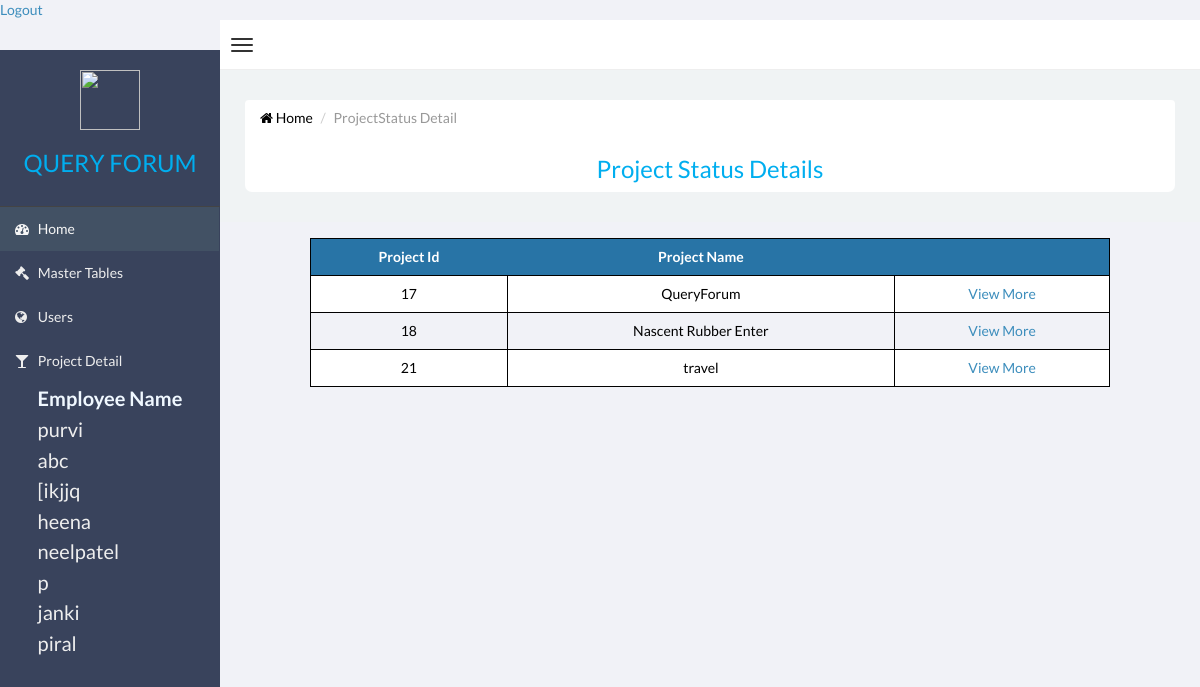
/web/project/projectstatusdetail.php, run on the app's committed database.
### tables this page shows
CREATE TABLE `employeemaster` (
  `EmployeeId` int(11) NOT NULL,
  `EmployeeName` varchar(20) NOT NULL,
  `Address` text NOT NULL,
  `ContactNo` int(11) NOT NULL,
  `CityId` int(11) NOT NULL,
  `UserName` varchar(20) NOT NULL
);

CREATE TABLE `projectmaster` (
  `ProjectId` int(11) NOT NULL,
  `ProjectTitle` varchar(30) NOT NULL,
  `LogoURL` varchar(100) NOT NULL,
  `ClientId` int(11) NOT NULL,
  `LanguageId` int(11) NOT NULL,
  `ProjectDetail` text NOT NULL,
  `StartDate` date NOT NULL,
  `EndDate` date NOT NULL,
  `RequestDate` date NOT NULL,
  `Status` varchar(20) NOT NULL
);

### web/project/projectstatusdetail.php (the view, shortened to what this page needs)
<!DOCTYPE html PUBLIC "-//W3C//DTD XHTML 1.0 Transitional//EN" "http://www.w3.org/TR/xhtml1/DTD/xhtml1-transitional.dtd">
<html xmlns="http://www.w3.org/1999/xhtml">
<head>
	<link rel="stylesheet" type="text/css" href="css/admin.css">
    <link href="css/bootstrap.min.css" rel="stylesheet" type="text/css" />
    <link href="css/font-awesome.min.css" rel="stylesheet" type="text/css" />
    <link href="css/ionicons.min.css" rel="stylesheet" type="text/css" />
    <link href="css/morris/morris.css" rel="stylesheet" type="text/css" />
    <link href="css/jvectormap/jquery-jvectormap-1.2.2.css" rel="stylesheet" type="text/css" />
    <link href="css/datepicker/datepicker3.css" rel="stylesheet" type="text/css" />
    <link href="css/daterangepicker/daterangepicker-bs3.css" rel="stylesheet" type="text/css" />
    <link href="css/iCheck/all.css" rel="stylesheet" type="text/css" />
    <link href="css/style.css" rel="stylesheet" type="text/css" />
</head>
 <body class="skin-black   ">
        <header class="header">
           <a href="../employee/login.php">Logout</a>
            <nav class="navbar navbar-static-top" role="navigation">
                <a href="#" class="navbar-btn sidebar-toggle" data-toggle="offcanvas" role="button">
                    <span class="icon-bar"></span>
                    <span class="icon-bar"></span>
                    <span class="icon-bar"></span>
                </a>
                    </nav>
                </header>
                <div class="wrapper row-offcanvas row-offcanvas-left">
                    <aside class="left-side sidebar-offcanvas">
                        <section class="sidebar">
							<div class="row logomargin">
							<center>
							<img src="image/logo.png" height="60px" width="60px" />
								<h3 class="logofont">QUERY FORUM</h3>
							</center>
							</div>
                            <ul class="sidebar-menu">
                                <li class="active">
                                    <a href="../index.php">
                                        <i class="fa fa-dashboard"></i> <span>Home</span>
                                    </a>
                                </li>
                                <li>
                                    <a href="../Master/mainmasterpage.php">
                                        <i class="fa fa-gavel"></i> <span>Master Tables</span>
                                    </a>
                                </li>
                                <li>
                                    <a href="../user/mainuserpage.php">
                                        <i class="fa fa-globe"></i> <span>Users</span>
                                    </a>
                                </li>
                                <li>
                                    <a href="mainprojectpage.php">
                                        <i class="fa fa-glass"></i> <span>Project Detail</span>
                                     </a>
                                </li>
                            </ul>
                            <?php
							$qry = mysql_query("select EmployeeId,EmployeeName from employeemaster");
							echo "<center>";
							echo "<table>";
							echo "<th class='font'>Employee Name</th>";
							if($qry)
	  {
	     while($rw=mysql_fetch_assoc($qry))
		 {
		 extract($rw);
		 echo "<tr><td class='font'><a href='#' onclick=showPopup($EmployeeId,'".$EmployeeName."');>$EmployeeName</a></td></tr>";
		 }
	  }
							echo "</table>";
							echo "</center>";
							?>
                        </section>
                    </aside>
                    <aside class="right-side">
<section class="content">
	<div class="row bgwhite margin">
		<ul class="breadcrumb">
                                <li><a href="../employee.php"><i class="fa fa-home"></i> Home</a></li>
								<li class="logofont active">ProjectStatus Detail</li>
      </ul>
		<center><h3 class="logofont">Project Status Details</h3></center>
	</div>
</section>
 <div class="form-group">
                                   <div class="row">
                                   <div class="col-lg-4">  </div>
                                   <div class="col-lg-5"> </div>
                                   </div>
                                   </div>
                              <div  class="show">
<?php
	$qry=mysql_query("select ProjectId,ProjectTitle from projectmaster where Status='1'");
	 echo "<center>";
	  echo "<table>";
	  echo "<tr><th>Project Id</th><th> Project Name</th><th></th></tr>";
	  if($qry)
	  {
	     while($rw=mysql_fetch_assoc($qry))
		 {
		 extract($rw);
		 echo "<tr><td>$ProjectId</td><td>$ProjectTitle</td> <td> <a href='projectstatusdetailmore.php?id=$ProjectId'> View More </a></td></tr>";
		 }
	  }
      echo "</table>";
	  echo "</center>";
?>
</div>
        </div>
</body>
</html>

### web/project/css/admin.css (style rules this page uses)
.logomargin { margin-top:20px; margin-bottom:20px; }
.logofont { color:#00AEEF; }
.margin { margin-left:30px; margin-right:30px; border-radius:7px; }
.bgwhite { background:#FFFFFF; }
.show table { border-collapse: collapse; width:800px; margin-bottom:20px; text-align-last:center; font-size:14px; color:#000000; }
.show table, .show tr,.show td { border: 1px solid black; vertical-align:middle; color:#000; text-align-last:center; }
.show tr { height:10px; }
.show th { text-align-last:center; background-color:#2874A6; color:#FFFFFF; }
.show tr,.show td,.show th { padding:8px; text-align:left; }
.show tr:nth-child(even) { background-color:#FFFFFF; }
.show1 table, .show tr,.show td { border: 1px solid black; vertical-align:middle; color:#000; }
.font { font-size:20px; color: aliceblue; }

### data on the page
employeemaster: EmployeeName "purvi"
employeemaster: EmployeeName "abc"
employeemaster: EmployeeName "[ikjjq"
employeemaster: EmployeeName "heena"
employeemaster: EmployeeName "neelpatel"
employeemaster: EmployeeName "p"
employeemaster: EmployeeName "janki"
employeemaster: EmployeeName "piral"
projectmaster: ProjectId "17", ProjectTitle "QueryForum"
projectmaster: ProjectId "18", ProjectTitle "Nascent Rubber Enter"
projectmaster: ProjectId "21", ProjectTitle "travel"
